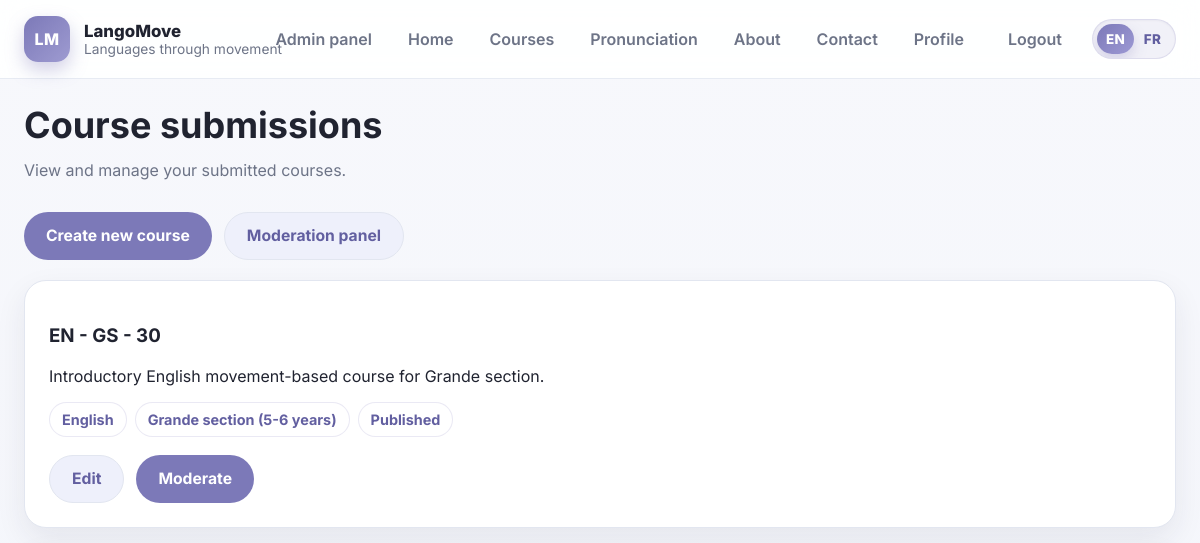
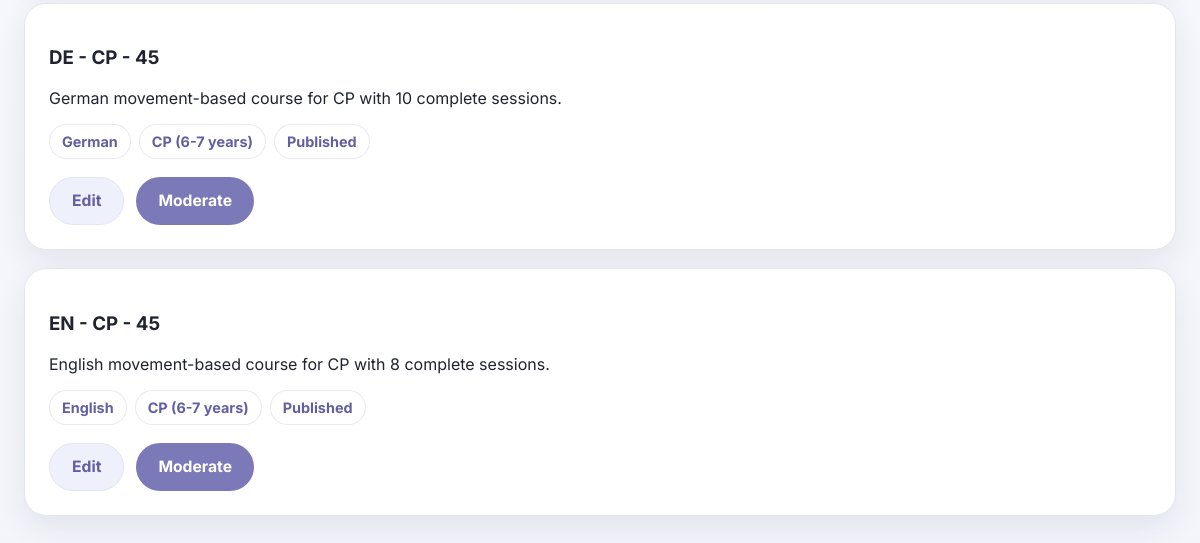
The app's page /course-submissions/ (signed in), older data (2 pictures, top to bottom).
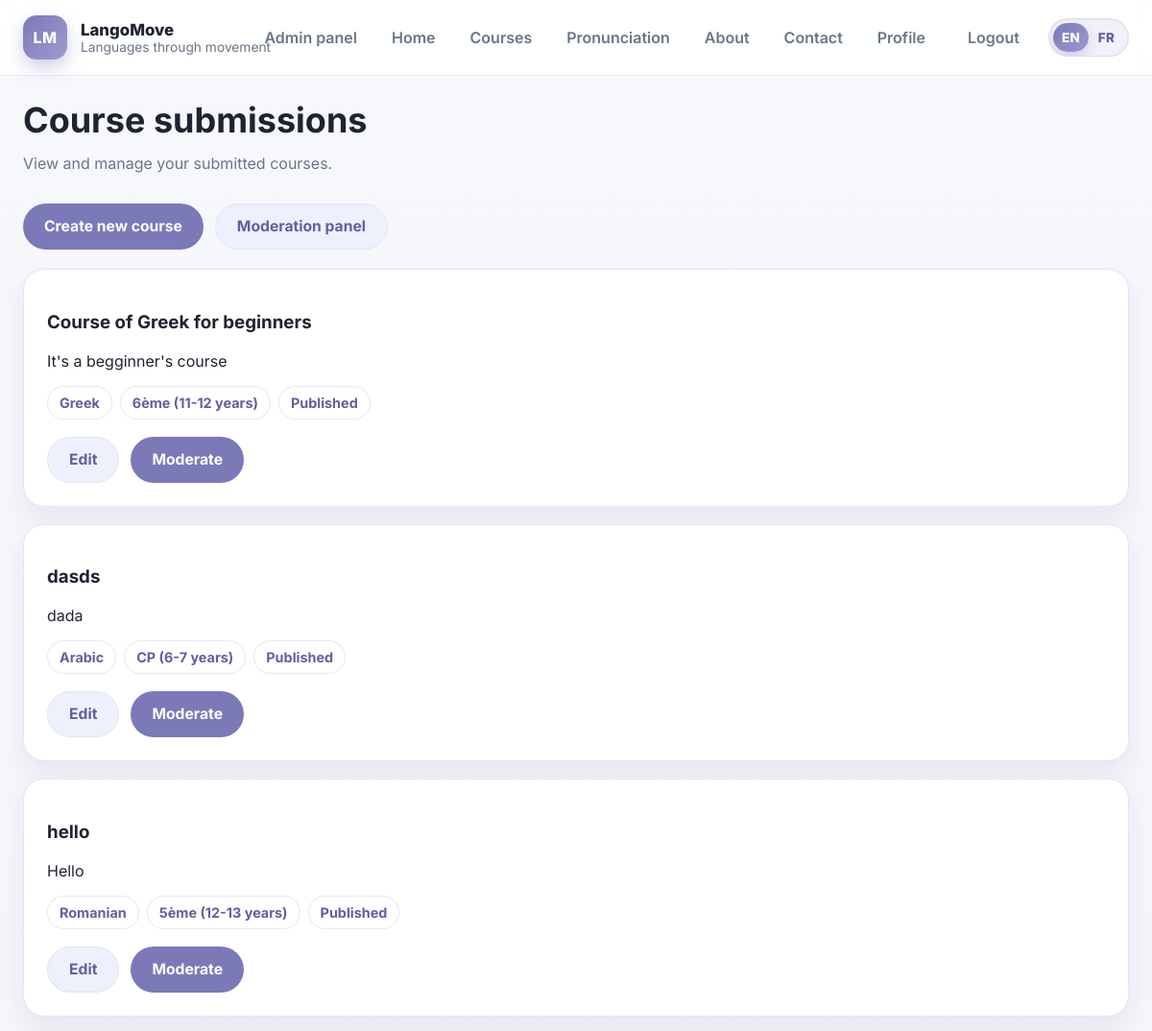
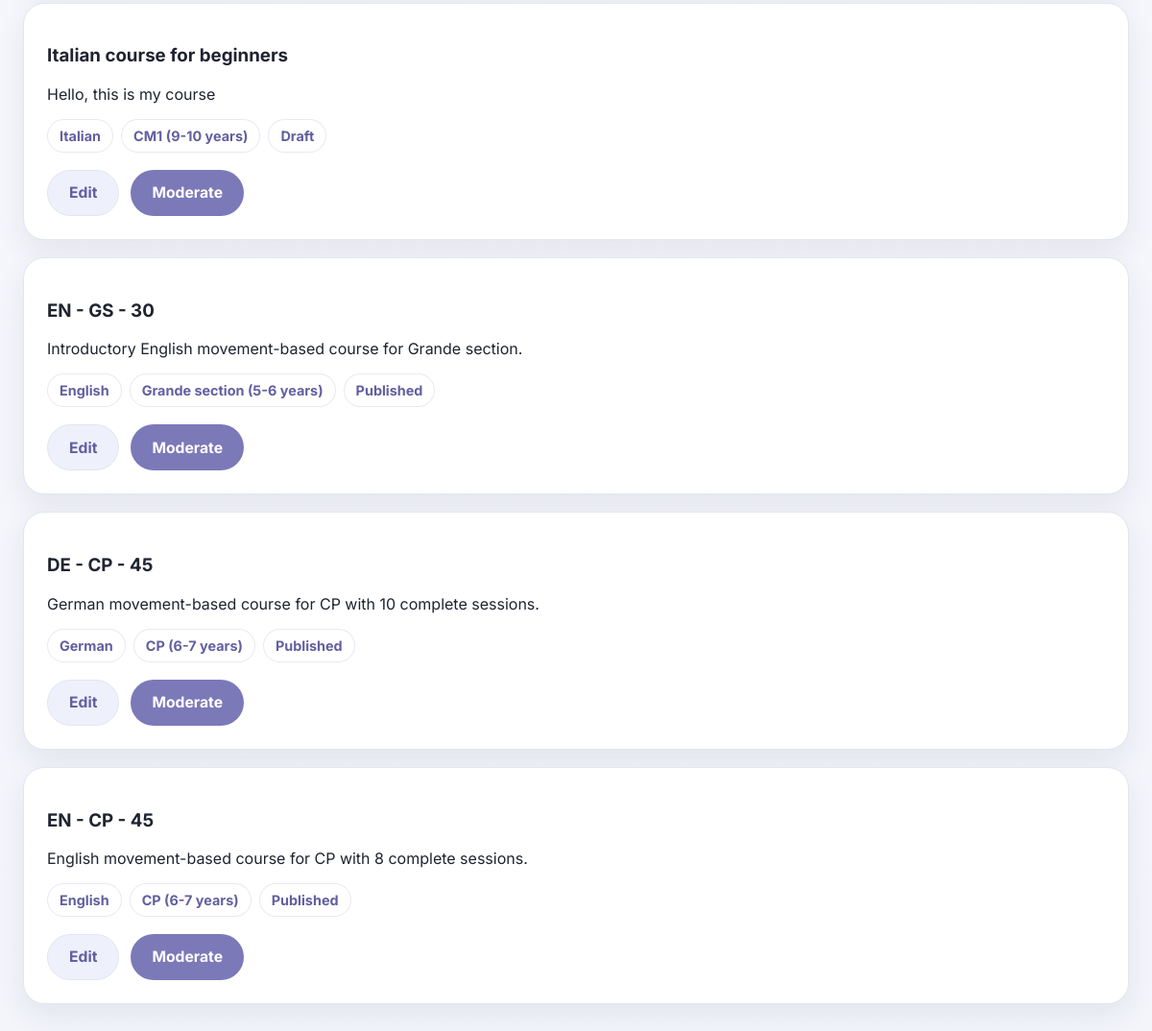
The same page, newer data (2 pictures, top to bottom).
### apps/curriculum/models.py (models this page shows, shortened)
class TimeStampedModel(models.Model):
    created_at = models.DateTimeField(auto_now_add=True)
    updated_at = models.DateTimeField(auto_now=True)
    class Meta:
        abstract = True

class Course(TimeStampedModel):
    title = models.CharField(max_length=255)
    language = models.ForeignKey(
        Language,
        on_delete=models.PROTECT,
        related_name="courses",
    )
    age_group = models.ForeignKey(
        AgeGroup,
        on_delete=models.PROTECT,
        related_name="courses",
        null=True,
        blank=True,
    )
    sessions_count = models.PositiveIntegerField(default=0)
    minutes_per_session = models.PositiveIntegerField(default=0)
    description = models.TextField(blank=True)
    card_image = models.URLField(blank=True, max_length=1000)
    slug = models.SlugField(max_length=255, unique=True)
    display_order = models.PositiveIntegerField(default=9999)
    status = models.CharField(
        max_length=20,
        choices=CourseStatus.choices,
        default=CourseStatus.DRAFT,
        db_index=True,
    )
    created_by = models.ForeignKey(
        settings.AUTH_USER_MODEL,
        on_delete=models.SET_NULL,
        null=True,
        blank=True,
        related_name="courses_created",
    )
    approved_by = models.ForeignKey(
        settings.AUTH_USER_MODEL,
        on_delete=models.SET_NULL,
        null=True,
        blank=True,
        related_name="courses_approved",
    )
    approved_at = models.DateTimeField(null=True, blank=True)
    moderation_notes = models.TextField(blank=True)
    class Meta:
        ordering = ["display_order", "title"]

class Language(TimeStampedModel):
    code = models.CharField(max_length=10, unique=True)
    name = models.CharField(max_length=100)
    flag = models.CharField(max_length=20, blank=True)
    slug = models.SlugField(max_length=120, unique=True)
    class Meta:
        ordering = ["name"]

class AgeGroup(TimeStampedModel):
    name = models.CharField(max_length=100, unique=True)
    education_stage = models.CharField(max_length=100, blank=True)
    label = models.CharField(max_length=150, blank=True)
    min_age = models.PositiveIntegerField(null=True, blank=True)
    max_age = models.PositiveIntegerField(null=True, blank=True)
    display_order = models.PositiveIntegerField(default=9999)
    class Meta:
        ordering = ["display_order", "name"]

### apps/website/views/course_submission.py (the view, shortened to what this page needs)
# urls.py: path("course-submissions/", course_submission_list_view, name="course-submission-list"),
@login_required
def course_submission_list_view(request):
    if not _can_submit_course(request.user):
        messages.error(request, "You do not have permission to access this page.")
        return redirect("home")
    if _is_admin(request.user):
        courses = Course.objects.select_related("language", "age_group", "created_by").order_by("-created_at")
    return render(
        request,
        "website/course_submission_list.html",
        {"courses": courses},
    )

### apps/website/views/course_submission.py (called while the page is built)
def _can_submit_course(user):
    return user.is_authenticated and user.role in [
        UserRole.ADMIN,
        UserRole.TEACHER,
        UserRole.VOLUNTEER,
    ]

def _is_admin(user):
    return user.is_authenticated and user.role == UserRole.ADMIN

### templates/website/course_submission_list.html (shortened to what this page needs)
{% extends "base.html" %}
{% block content %}
<section class="page-section">
    <div class="container">
        <div class="section-header">
            <h1>Course submissions</h1>
            <p>View and manage your submitted courses.</p>
        </div>
        <div class="form-actions" style="margin-bottom: 20px;">
            <a href="{% url 'course-create' %}" class="button">Create new course</a>
            {% if request.user.role == "admin" %}
                <a href="{% url 'course-moderation-list' %}" class="button-secondary">Moderation panel</a>
            {% endif %}
        </div>
        <div class="grid" style="gap: 18px;">
            {% for course in courses %}
                <article class="card">
                    <div class="card-body">
                        <h3>{{ course.title }}</h3>
                        <p>{{ course.description }}</p>
                        <div class="modal-pill-row" style="margin-top: 10px;">
                            <span class="modal-pill">{{ course.language.name }}</span>
                            {% if course.age_group %}
                                <span class="modal-pill">{{ course.age_group.label|default:course.age_group.name }}</span>
                            {% endif %}
                            <span class="modal-pill">{{ course.get_status_display }}</span>
                        </div>
                        <div class="form-actions" style="margin-top: 18px;">
                            <a href="{% url 'course-edit' course.pk %}" class="button-secondary">Edit</a>
                            {% if request.user.role == "admin" %}
                                <a href="{% url 'course-moderation-detail' course.pk %}" class="button">Moderate</a>
                            {% endif %}
                        </div>
                    </div>
                </article>
            {% empty %}
                <div class="card">
                    <div class="card-body">
                        <p>No submitted courses yet.</p>
                    </div>
                </div>
            {% endfor %}
        </div>
    </div>
</section>
{% endblock %}

### templates/base.html (shortened to what this page needs)
{% load static i18n %}
<!DOCTYPE html>
<html lang="{{ LANGUAGE_CODE }}">
<head>
    <link rel="stylesheet" href="{% static 'css/base.css' %}">
    <link rel="stylesheet" href="{% static 'css/layout.css' %}">
    <link rel="stylesheet" href="{% static 'css/buttons.css' %}">
    <link rel="stylesheet" href="{% static 'css/cards.css' %}">
    <link rel="stylesheet" href="{% static 'css/hero.css' %}">
    <link rel="stylesheet" href="{% static 'css/filters.css' %}">
    <link rel="stylesheet" href="{% static 'css/course_components.css' %}">
    <link rel="stylesheet" href="{% static 'css/session_components.css' %}">
    <link rel="stylesheet" href="{% static 'css/auth.css' %}">
    <link rel="stylesheet" href="{% static 'css/profile.css' %}">
    <link rel="stylesheet" href="{% static 'css/dropdowns.css' %}">
    <link rel="stylesheet" href="{% static 'css/class_participation.css' %}">
    <link rel="stylesheet" href="{% static 'css/modal.css' %}">
</head>
<body>
    <header class="site-header">
        <div class="container navbar">
            <a href="{% url 'home' %}" class="brand">
                <div class="brand-mark">LM</div>
                <div class="brand-text">
                    <span class="brand-title">LangoMove</span>
                    <span class="brand-subtitle">{% trans "Languages through movement" %}</span>
                </div>
            </a>
            <div class="nav-right">
                <nav class="nav-links">
                    {% if request.user.is_authenticated and request.user.role == "admin" %}
                        <a href="/admin/">{% trans "Admin panel" %}</a>
                    {% endif %}
                    <a href="{% url 'home' %}">{% trans "Home" %}</a>
                    <a href="{% url 'home' %}#courses">{% trans "Courses" %}</a>
                    <a href="{% url 'pronunciation-studio' %}">{% trans "Pronunciation" %}</a>
                    <a href="{% url 'home' %}#about">{% trans "About" %}</a>
                    <a href="{% url 'home' %}#contact">{% trans "Contact" %}</a>
                    {% if request.user.is_authenticated %}
                        <a href="{% url 'dashboard' %}">Profile</a>
                    {% endif %}
                </nav>
                <div class="nav-auth">
                    {% if request.user.is_authenticated %}
                        <a href="{% url 'logout' %}">{% trans "Logout" %}</a>
                    {% else %}
                        <a href="{% url 'login' %}">{% trans "Login" %}</a>
                        <a href="{% url 'register' %}">{% trans "Register" %}</a>
                    {% endif %}
                </div>
                <div class="language-switcher">
                    <form action="{% url 'set_language' %}" method="post" class="language-toggle-form">
                        <button type="submit" class="language-pill" aria-label="Toggle language">
                            <span class="language-pill-track">
                                <span class="language-pill-option {% if LANGUAGE_CODE == 'en' %}active{% endif %}">EN</span>
                                <span class="language-pill-option {% if LANGUAGE_CODE == 'fr' %}active{% endif %}">FR</span>
                                <span class="language-pill-slider {% if LANGUAGE_CODE == 'fr' %}is-fr{% endif %}"></span>
                            </span>
                        </button>
                    </form>
                </div>
            </div>
        </div>
    </header>
    <main class="site-main">
        {% block content %}{% endblock %}
    </main>
</body>
</html>

### static/css/base.css (style rules this page uses)
:root { --bg: #f5f6fb; --surface: #ffffff; --surface-soft: #f0f2fa; --border: #e2e6f0; --text: #202330; --muted: #6d7487; --primary: #7c79b8; --primary-dark: #625fa0; --accent: #eef0fb; --success: #2f7d57; --shadow: 0 12px 30px rgba(34, 42, 70, 0.08); --radius-lg: 22px; --radius-md: 16px; --radius-sm: 12px; --container: 1180px; }
* { box-sizing: border-box; }
html { scroll-behavior: smooth; }
body { margin: 0; font-family: "Inter", sans-serif; color: var(--text); background: linear-gradient(180deg, #f7f8fc 0%, #f3f5fb 100%); }
a { color: inherit; text-decoration: none; }
.container { width: min(var(--container), calc(100% - 48px)); margin: 0 auto; }
.site-main { padding-bottom: 70px; }

### static/css/layout.css (style rules this page uses)
.site-header { position: sticky; top: 0; z-index: 100; background: rgba(255, 255, 255, 0.88); backdrop-filter: blur(14px); border-bottom: 1px solid rgba(226, 230, 240, 0.8); }
.navbar { min-height: 78px; display: flex; align-items: center; justify-content: space-between; gap: 28px; }
.brand { display: flex; align-items: center; gap: 14px; flex-shrink: 0; }
.brand-mark { width: 46px; height: 46px; border-radius: 14px; display: grid; place-items: center; background: linear-gradient(135deg, var(--primary), #9e9bd1); color: white; font-weight: 800; letter-spacing: 0.02em; box-shadow: 0 8px 18px rgba(124, 121, 184, 0.35); }
.brand-text { display: flex; flex-direction: column; }
.brand-title { font-weight: 800; font-size: 1.05rem; }
.brand-subtitle { color: var(--muted); font-size: 0.86rem; }
.nav-right { display: flex; align-items: center; gap: 16px; margin-left: auto; flex: 1; justify-content: flex-end; min-width: 0; }
.nav-links { display: flex; align-items: center; gap: 8px; justify-content: flex-end; flex: 1; min-width: 0; flex-wrap: nowrap; }
.nav-links a { padding: 10px 14px; border-radius: 999px; color: var(--muted); font-weight: 600; transition: 0.2s ease; white-space: nowrap; }
.nav-auth { display: flex; align-items: center; gap: 10px; flex-shrink: 0; white-space: nowrap; }
.nav-auth a { padding: 10px 14px; border-radius: 999px; color: var(--muted); font-weight: 600; transition: 0.2s ease; white-space: nowrap; }
.page-section { padding: 24px 0; }
.section-header { margin-bottom: 22px; }
.section-header h2, .section-header h1 { margin: 0 0 10px; font-size: clamp(1.8rem, 3vw, 2.5rem); }
.section-header p { margin: 0; color: var(--muted); line-height: 1.7; max-width: 780px; }

### static/css/buttons.css (style rules this page uses)
.button { display: inline-flex; align-items: center; justify-content: center; gap: 8px; padding: 12px 18px; border-radius: 999px; background: var(--primary); color: white; font-weight: 700; border: none; cursor: pointer; transition: 0.2s ease; }
.button-secondary { background: var(--accent); color: var(--primary-dark); }
.form-actions { display: flex; gap: 12px; margin-top: 28px; align-items: center; flex-wrap: wrap; }
.form-actions .button, .form-actions .button-secondary { display: inline-flex; align-items: center; justify-content: center; height: 48px; padding: 0 22px; border-radius: 999px; font-weight: 700; font-size: 0.98rem; line-height: 1; text-decoration: none; white-space: nowrap; box-sizing: border-box; }
.form-actions .button-secondary { border: 1px solid var(--border); }

### static/css/cards.css (style rules this page uses)
.card { background: var(--surface); border: 1px solid var(--border); border-radius: var(--radius-lg); box-shadow: var(--shadow); }
.card-body { padding: 24px; }

### static/css/course_components.css (style rules this page uses)
.grid { display: grid; gap: 24px; }

### static/css/modal.css (style rules this page uses)
.modal-pill-row { display: flex; gap: 8px; flex-wrap: wrap; margin: 10px 0 12px; }
.modal-pill { display: inline-flex; align-items: center; padding: 8px 12px; border-radius: 999px; background: white; border: 1px solid rgba(124, 121, 184, 0.16); color: var(--primary-dark); font-size: 0.9rem; font-weight: 700; }

Row changes from the older to the newer data that the page shows:
added Course: title "Course of Greek for beginners", description "It's a begginner's course", language.name "Greek", age_group.label "6ème (11-12 years)", status "Published"
added Course: title "dasds", description "dada", language.name "Arabic", age_group.label "CP (6-7 years)", status "Published"
added Course: title "hello", description "Hello", language.name "Romanian", age_group.label "5ème (12-13 years)", status "Published"
added Course: title "Italian course for beginners", description "Hello, this is my course", language.name "Italian", age_group.label "CM1 (9-10 years)", status "Draft"
